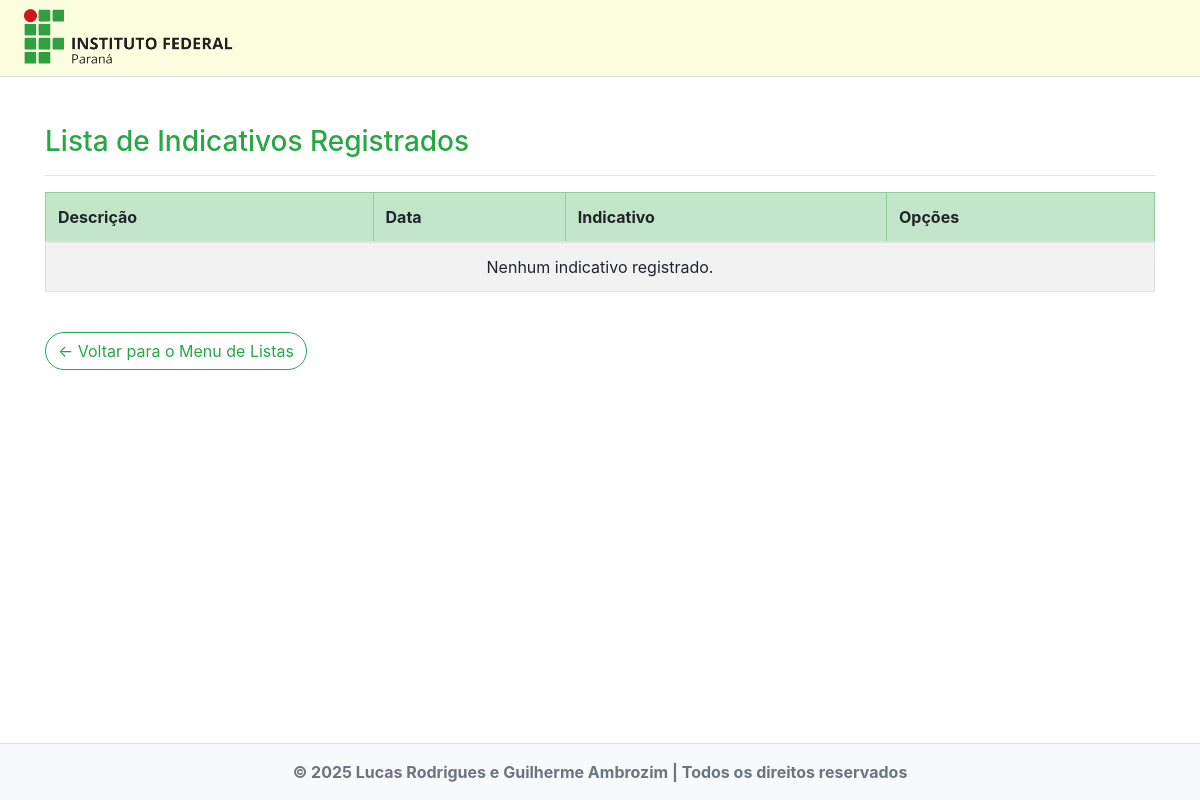
Before: /listar/indicativo/ with the older database file.
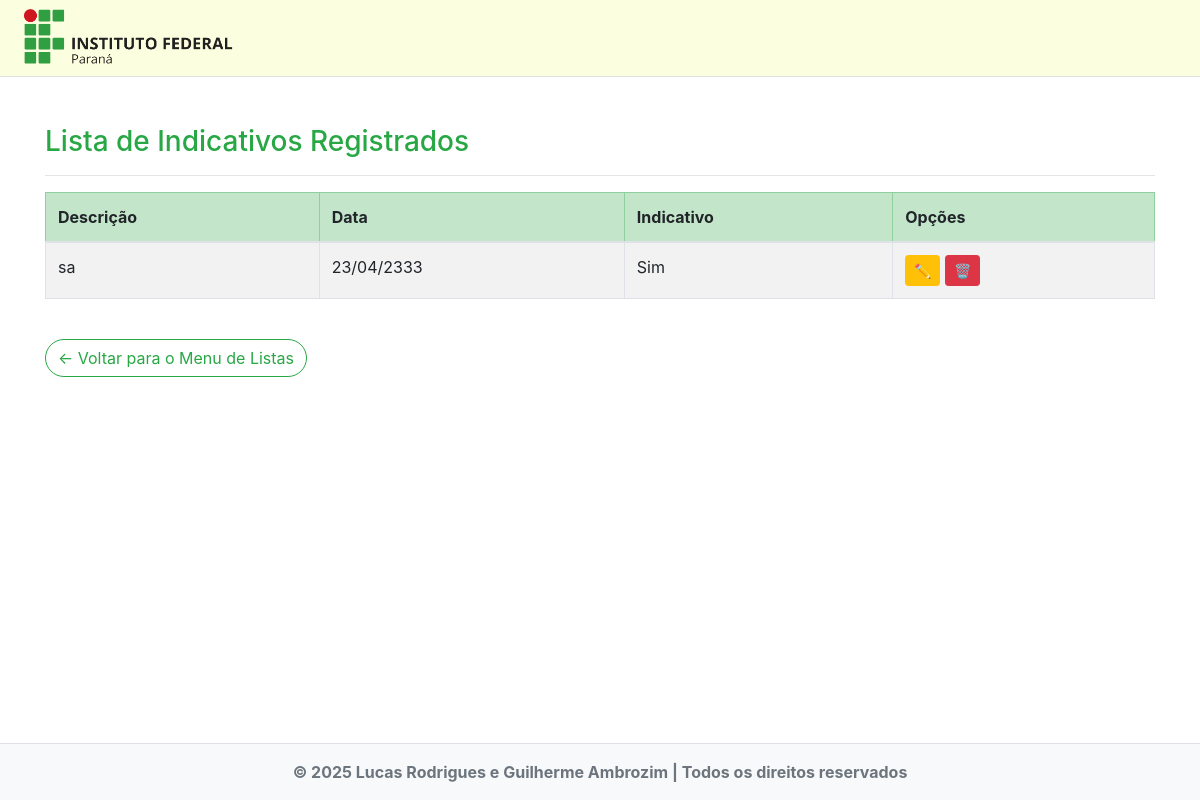
After: the same page with the newer database file.
### paginas/models.py (models this page shows, shortened)
class Indicativo(models.Model):
    descricao = models.CharField(max_length=250, verbose_name="Descrição")
    data = models.DateField(verbose_name="Data")
    indicativo = models.BooleanField(verbose_name="Indicativo")

### paginas/views.py (the view)
# urls.py: path('listar/indicativo/', IndicativoList.as_view(), name="listar-indicativo"),
class IndicativoList(ListView):
    template_name = "paginas/listas/indicativo.html"
    model = Indicativo

### paginas/templates/paginas/listas/indicativo.html
{% extends "paginas/modelo.html" %}
{% load static %}
{% block conteudo %}
<h3 class="text-success mb-3">Lista de Indicativos Registrados</h3>
<hr>
<div class="table-responsive">
    <table class="table table-striped table-bordered align-middle">
        <thead class="table-success">
            <tr>
                <th>Descrição</th>
                <th>Data</th>
                <th>Indicativo</th>
                <th>Opções</th>
            </tr>
        </thead>
        <tbody>
            {% for indicativo in object_list %}
            <tr>
                <td>{{ indicativo.descricao }}</td>
                <td>{{ indicativo.data|date:"d/m/Y" }}</td>
                <td>{{ indicativo.indicativo|yesno:"Sim,Não" }}</td>
                <td>
                    <a href="{% url 'editar-indicativo' indicativo.pk %}" class="btn btn-warning btn-sm me-1">✏️</a>
                    <a href="{% url 'excluir-indicativo' indicativo.pk %}" class="btn btn-danger btn-sm">🗑️</a>
                </td>
            </tr>
            {% empty %}
            <tr>
                <td colspan="4" class="text-center fst-italic">Nenhum indicativo registrado.</td>
            </tr>
            {% endfor %}
        </tbody>
    </table>
</div>
<a href="{% url 'menu-listas' %}" class="btn btn-outline-success rounded-pill mt-4">
    &larr; Voltar para o Menu de Listas
</a>
{% endblock %}

Changed rows visible on the page:
added Indicativo: descricao "sa", data "23/04/2333", indicativo "Sim"
Other visible differences:
text no longer shown: "Nenhum indicativo registrado."
